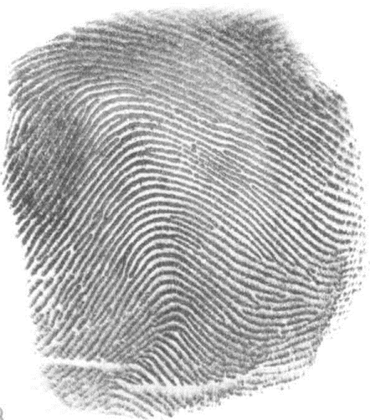
%> input picture Images/FingerPrint.gif, 370 x 420 px, shrunk from 447 x 508 before the run
$ octave AdjustSmudgeFingerPrint.m   (GNU Octave 9; MATLAB toolbox functions it lacks are replaced by stand-ins)
%> lines starting %> are read from the running program, lines starting %| are printed output that depends on the picture
clear all
close all

K=imread('../FingerPrint.gif');
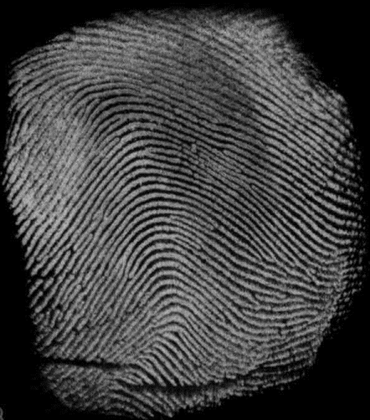
%> K: size 420x370 uint8; min 0, max 184, mean 65
figure(2)
imagesc(K); colormap(gray);
uu0=double(K);
[M,N]=size(uu0);
%> M = 420; N = 370
uu0 = uu0/190;
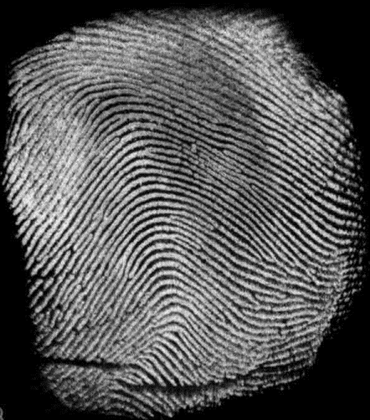
%> uu0: size 420x370 double; min 0, max 0.968, mean 0.342

u0 = ones(M);
u0(1:M,1:N) = uu0;
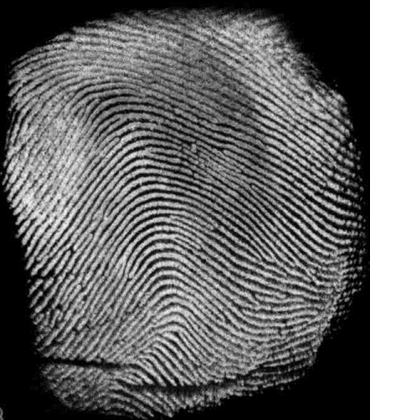
%> u0: size 420x420 double; min 0, max 1, mean 0.421

figure(1)
imagesc(u0); axis image; axis off; colormap(gray);

imwrite(u0,'../SmudgeFinger.jpg');

$ run again, with Images/AbstractLilyPads.jpeg saved as Images/FingerPrint.gif
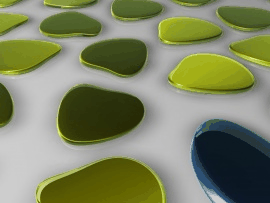
%> input picture Images/AbstractLilyPads.jpeg, 270 x 203 px
%> `K=imread('../FingerPrint.gif');`:
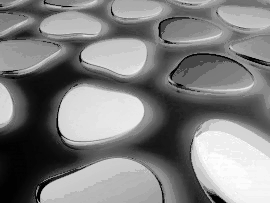
%> K: size 203x270 uint8; min 0, max 254, mean 127.8
%> `imwrite(u0,'../SmudgeFinger.jpg');`:
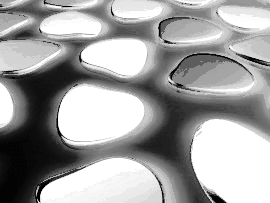
%> saved as SmudgeFinger.jpg: size 203x270 uint8; min 0, max 255, mean 161.2

$ run again, with Images/BloodVessel.jpg saved as Images/FingerPrint.gif
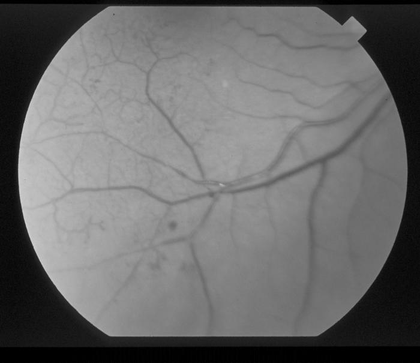
%> input picture Images/BloodVessel.jpg, 420 x 363 px, shrunk from 700 x 605 before the run
%> `uu0 = uu0/190;`:
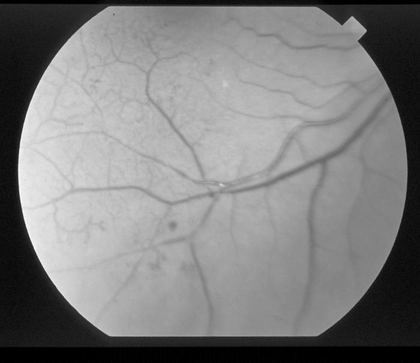
%> uu0: size 363x420 double; min 0, max 1.12, mean 0.559; drawn with min black and max white
